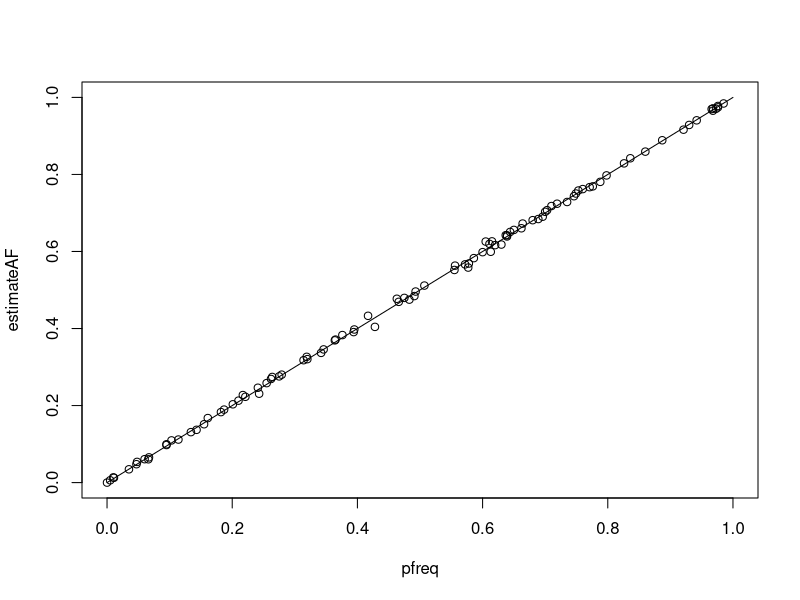
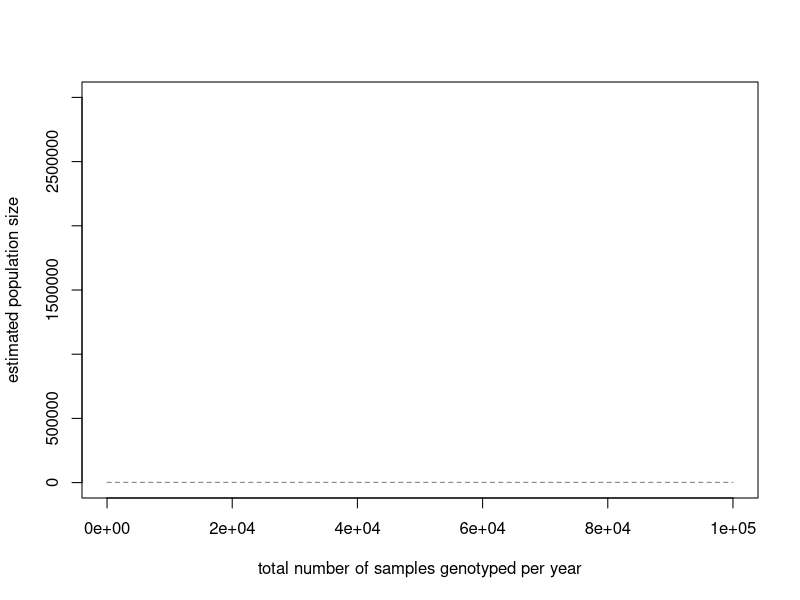

Reproduce these figures in R, in order. (Note: this script raises an error after producing the figures.)
setwd("/Users/jannawilloughby/GDrive/gray bats - alabama/poolseq_quant/")
library(scales)

popsize = 2000   #total number of seqs in pool seq
seqsize = 50     #total number of seqs with individual genotype data 
pop.T   = 10000  #true population size
nSNPs   = 100    #number of SNPs

#initiate pop seq matrix
pop = matrix(data=NA, nrow=popsize, ncol=(nSNPs+1))
pop[ ,1] = seq(1, popsize, 1) #individual ids

#initiate indv seq matrix
ind = matrix(data=NA, nrow=seqsize, ncol=(nSNPs+1))
ind[ ,1] = seq(1, seqsize, 1) #individual ids

#function to create pools of genotypes in HWE
geno.pool = function(popsize, seqsize){
  p = sample(seq(from = 0, to = 1, by = 0.001), 1)
  q = 1 - p
  lgpop = sample(c(2,1,0), pop.T, replace=T, prob=c((p*p), (2*p*q), (q*q)))
  pop.genos = sample(lgpop, popsize, replace=F)
  ind.genos = sample(lgpop, seqsize, replace=F)
  
  #genos = sample(pool, popsize, replace=F)
  return(list(pop.genos, ind.genos, p, q))
}

#get genotypes; since apply won't work I'll loop it but I'm not happy about it
pfreq = qfreq = NULL
for(c in 2:(nSNPs+1)){
  all.output = geno.pool(popsize, seqsize)
  pop[,c] = unlist(all.output[[1]])
  ind[,c] = unlist(all.output[[2]])
  pfreq = c(pfreq, unlist(all.output[[3]]))
  qfreq = c(qfreq, unlist(all.output[[4]]))
}

#estimate allele freqs for "pool seq" data
estimateAF = apply(pop[,2:ncol(pop)], 2, sum, na.rm=T)/(popsize*2)
plot(pfreq, estimateAF, xlim=c(0,1), ylim=c(0,1))
segments(0,0,1,1)

#





#plot data nicely
off = 100
plot(-10000, -10000, xlim=c(0, 100000), ylim=c(0,3000000), xlab="total number of samples genotyped per year", ylab="estimated population size")
segments(x0=0, x1=100000, y0=popsize, y1=popsize, lty=2, col="grey50")
lines(x=o$totalgenos, y=o$NstM, lty=1, col=alpha("firebrick3", 0.5), lwd=2)
points(x=o$totalgenos, y=o$NstM, pch=19, col=alpha("firebrick3", 0.5), cex=1.5)
segments(x0=c(o$totalgenos - off), x1=c(o$totalgenos + off), y0=o$NstLL, y1=o$NstLL, col=alpha("firebrick3", 0.8))
segments(x0=c(o$totalgenos - off), x1=c(o$totalgenos + off), y0=o$NstUL, y1=o$NstUL, col=alpha("firebrick3", 0.8))
segments(x0=o$totalgenos, x1=o$totalgenos, y0=o$NstLL, y1=o$NstUL, col=alpha("firebrick3", 0.8))

write.table(o, "markrecapture_samp/simulationoutput.csv", row.names=F, col.names=T, sep=",")
